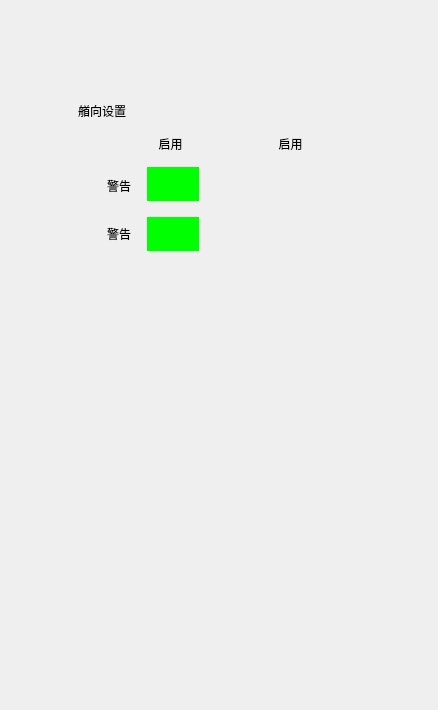
<?xml version="1.0" encoding="UTF-8"?>
<ui version="4.0">
 <class>limitSetWidget</class>
 <widget class="QWidget" name="limitSetWidget">
  <property name="geometry">
   <rect>
    <x>0</x>
    <y>0</y>
    <width>438</width>
    <height>710</height>
   </rect>
  </property>
  <property name="windowTitle">
   <string>Form</string>
  </property>
  <widget class="QPushButton" name="pbOk">
   <property name="geometry">
    <rect>
     <x>120</x>
     <y>593</y>
     <width>91</width>
     <height>38</height>
    </rect>
   </property>
   <property name="font">
    <font>
     <family>Microsoft Sans Serif</family>
     <pointsize>16</pointsize>
    </font>
   </property>
   <property name="focusPolicy">
    <enum>Qt::NoFocus</enum>
   </property>
   <property name="styleSheet">
    <string notr="true">background-color: transparent;
border-width:0;
border-style:outset;</string>
   </property>
   <property name="text">
    <string/>
   </property>
  </widget>
  <widget class="QLineEdit" name="leHeadWarnActive_">
   <property name="geometry">
    <rect>
     <x>147</x>
     <y>167</y>
     <width>52</width>
     <height>34</height>
    </rect>
   </property>
   <property name="font">
    <font>
     <family>Microsoft Sans Serif</family>
     <pointsize>16</pointsize>
    </font>
   </property>
   <property name="contextMenuPolicy">
    <enum>Qt::NoContextMenu</enum>
   </property>
   <property name="autoFillBackground">
    <bool>false</bool>
   </property>
   <property name="styleSheet">
    <string notr="true">background-color: rgb(0, 255, 0);
border-width:0;
border-style:outset;</string>
   </property>
   <property name="text">
    <string/>
   </property>
   <property name="frame">
    <bool>true</bool>
   </property>
   <property name="alignment">
    <set>Qt::AlignCenter</set>
   </property>
   <property name="readOnly">
    <bool>true</bool>
   </property>
  </widget>
  <widget class="QLineEdit" name="leHeadWarnLimit_">
   <property name="geometry">
    <rect>
     <x>250</x>
     <y>166</y>
     <width>82</width>
     <height>36</height>
    </rect>
   </property>
   <property name="sizePolicy">
    <sizepolicy hsizetype="Preferred" vsizetype="Preferred">
     <horstretch>0</horstretch>
     <verstretch>0</verstretch>
    </sizepolicy>
   </property>
   <property name="font">
    <font>
     <family>Arial</family>
     <pointsize>18</pointsize>
     <weight>75</weight>
     <bold>true</bold>
    </font>
   </property>
   <property name="styleSheet">
    <string notr="true">background-color: transparent;
border-width:0;
border-style:outset;</string>
   </property>
   <property name="text">
    <string/>
   </property>
   <property name="alignment">
    <set>Qt::AlignCenter</set>
   </property>
   <property name="readOnly">
    <bool>true</bool>
   </property>
  </widget>
  <widget class="QLineEdit" name="leHeadAlarmActive_">
   <property name="geometry">
    <rect>
     <x>147</x>
     <y>217</y>
     <width>52</width>
     <height>34</height>
    </rect>
   </property>
   <property name="font">
    <font>
     <family>Microsoft Sans Serif</family>
     <pointsize>16</pointsize>
    </font>
   </property>
   <property name="styleSheet">
    <string notr="true">background-color: rgb(0, 255, 0);
border-width:0;
border-style:outset;</string>
   </property>
   <property name="text">
    <string/>
   </property>
   <property name="alignment">
    <set>Qt::AlignCenter</set>
   </property>
   <property name="dragEnabled">
    <bool>false</bool>
   </property>
   <property name="readOnly">
    <bool>true</bool>
   </property>
  </widget>
  <widget class="QLineEdit" name="leHeadAlarmLimit_">
   <property name="geometry">
    <rect>
     <x>250</x>
     <y>215</y>
     <width>82</width>
     <height>36</height>
    </rect>
   </property>
   <property name="sizePolicy">
    <sizepolicy hsizetype="Preferred" vsizetype="Preferred">
     <horstretch>0</horstretch>
     <verstretch>0</verstretch>
    </sizepolicy>
   </property>
   <property name="font">
    <font>
     <family>Arial</family>
     <pointsize>18</pointsize>
     <weight>75</weight>
     <bold>true</bold>
    </font>
   </property>
   <property name="styleSheet">
    <string notr="true">background-color: transparent;
border-width:0;
border-style:outset;</string>
   </property>
   <property name="text">
    <string/>
   </property>
   <property name="alignment">
    <set>Qt::AlignCenter</set>
   </property>
   <property name="readOnly">
    <bool>true</bool>
   </property>
  </widget>
  <widget class="QPushButton" name="pbCancel">
   <property name="geometry">
    <rect>
     <x>240</x>
     <y>593</y>
     <width>91</width>
     <height>38</height>
    </rect>
   </property>
   <property name="font">
    <font>
     <family>Microsoft Sans Serif</family>
     <pointsize>16</pointsize>
    </font>
   </property>
   <property name="focusPolicy">
    <enum>Qt::NoFocus</enum>
   </property>
   <property name="styleSheet">
    <string notr="true">background-color: transparent;
border-width:0;
border-style:outset;</string>
   </property>
   <property name="text">
    <string/>
   </property>
  </widget>
  <widget class="QLabel" name="label_1">
   <property name="geometry">
    <rect>
     <x>60</x>
     <y>95</y>
     <width>81</width>
     <height>31</height>
    </rect>
   </property>
   <property name="text">
    <string> 艏向设置</string>
   </property>
   <property name="alignment">
    <set>Qt::AlignCenter</set>
   </property>
  </widget>
  <widget class="QLabel" name="label_3">
   <property name="geometry">
    <rect>
     <x>60</x>
     <y>170</y>
     <width>71</width>
     <height>31</height>
    </rect>
   </property>
   <property name="text">
    <string>警告</string>
   </property>
   <property name="alignment">
    <set>Qt::AlignRight|Qt::AlignTrailing|Qt::AlignVCenter</set>
   </property>
  </widget>
  <widget class="QLabel" name="label_4">
   <property name="geometry">
    <rect>
     <x>60</x>
     <y>218</y>
     <width>71</width>
     <height>31</height>
    </rect>
   </property>
   <property name="text">
    <string>警告</string>
   </property>
   <property name="alignment">
    <set>Qt::AlignRight|Qt::AlignTrailing|Qt::AlignVCenter</set>
   </property>
  </widget>
  <widget class="QLabel" name="label_9">
   <property name="geometry">
    <rect>
     <x>140</x>
     <y>128</y>
     <width>61</width>
     <height>31</height>
    </rect>
   </property>
   <property name="text">
    <string>启用</string>
   </property>
   <property name="alignment">
    <set>Qt::AlignCenter</set>
   </property>
  </widget>
  <widget class="QLabel" name="label_10">
   <property name="geometry">
    <rect>
     <x>260</x>
     <y>128</y>
     <width>61</width>
     <height>31</height>
    </rect>
   </property>
   <property name="text">
    <string>启用</string>
   </property>
   <property name="alignment">
    <set>Qt::AlignCenter</set>
   </property>
  </widget>
 </widget>
 <resources/>
 <connections/>
</ui>
